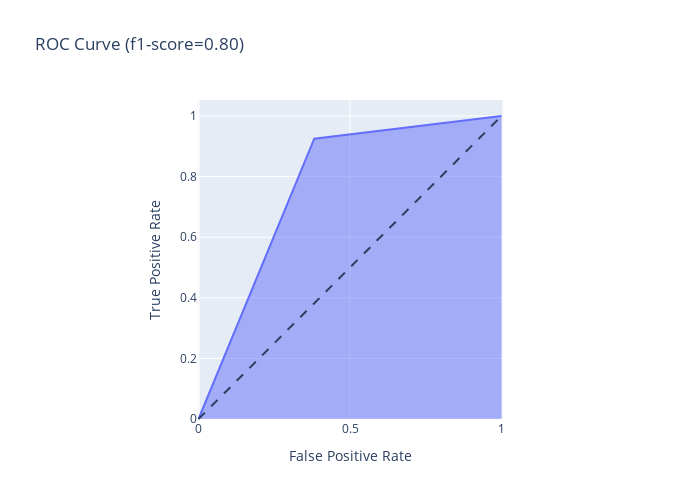

The cell this chart's notebook holds for it:
### Code cell
import plotly.express as px
from sklearn.linear_model import LogisticRegression
from sklearn.metrics import roc_curve, auc, f1_score
from sklearn.datasets import make_classification


y_score = pipe2.predict(X_test)

fpr, tpr, thresholds = roc_curve(y_test, y_score)

fig = px.area(
    x=fpr, y=tpr,
    title=f'ROC Curve (f1-score={f1_score(y_test, y_score, average="weighted"):.2f})',
    labels=dict(x='False Positive Rate', y='True Positive Rate'),
    width=700, height=500
)
fig.add_shape(
    type='line', line=dict(dash='dash'),
    x0=0, x1=1, y0=0, y1=1
)

fig.update_yaxes(scaleanchor="x", scaleratio=1)
fig.update_xaxes(constrain='domain')
fig.show()

### Figure 1 — Plotly figure (JSON) as saved in the notebook; plotly's stock layout.template omitted (floating-point values rounded to 4 significant figures)
{"data": [{"hovertemplate": "False Positive Rate=%{x}<br>True Positive Rate=%{y}<extra></extra>", "legendgroup": "", "line": {"color": "#636efa"}, "mode": "lines", "name": "", "orientation": "v", "showlegend": false, "stackgroup": "1", "type": "scatter", "x": [0, 0.3821, 1], "xaxis": "x", "y": [0, 0.925, 1], "yaxis": "y"}], "layout": {"height": 500, "legend": {"tracegroupgap": 0}, "shapes": [{"line": {"dash": "dash"}, "type": "line", "x0": 0, "x1": 1, "y0": 0, "y1": 1}], "title": {"text": "ROC Curve (f1-score=0.80)"}, "width": 700, "xaxis": {"anchor": "y", "constrain": "domain", "domain": [0, 1], "title": {"text": "False Positive Rate"}}, "yaxis": {"anchor": "x", "domain": [0, 1], "scaleanchor": "x", "scaleratio": 1, "title": {"text": "True Positive Rate"}}}}
